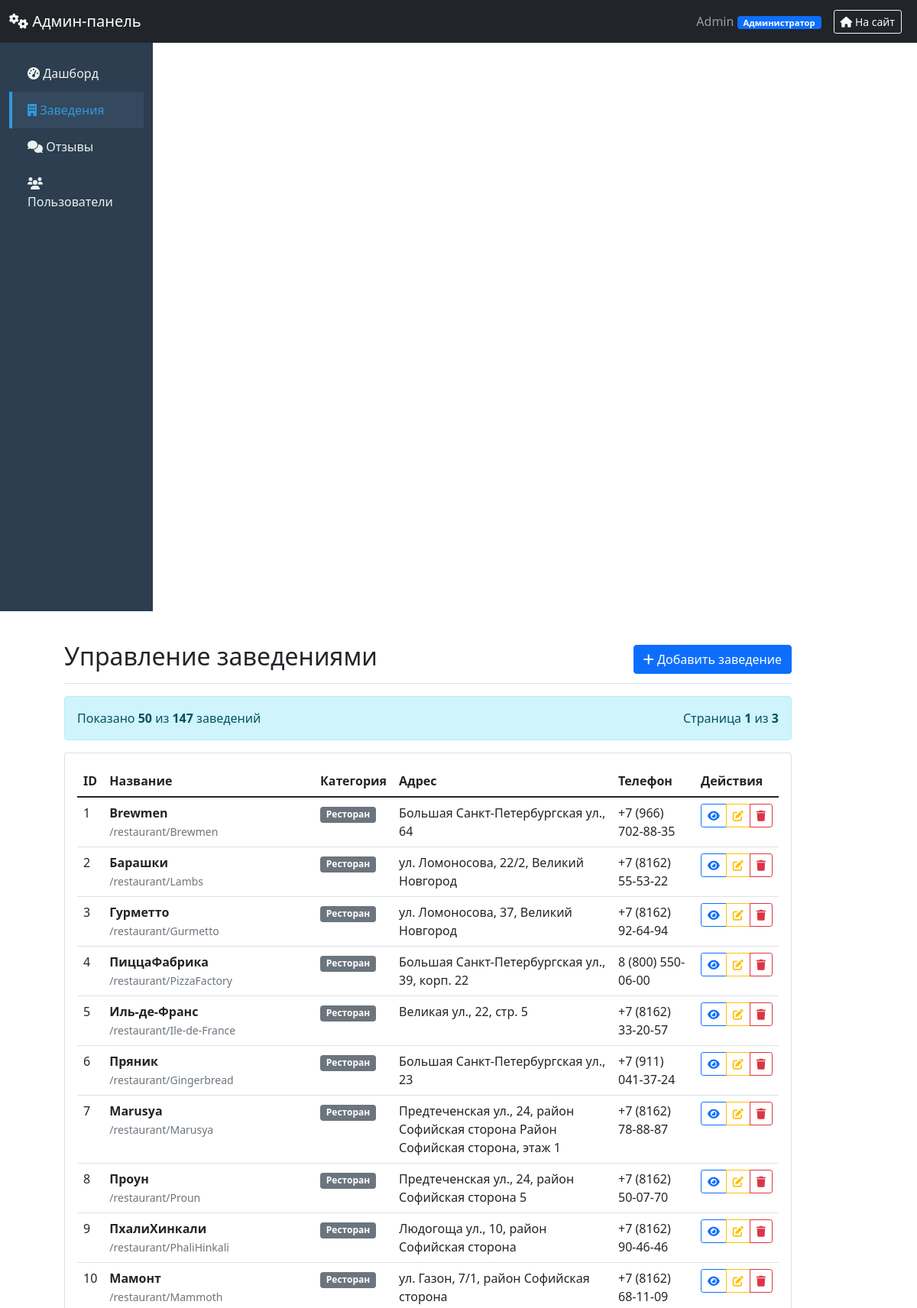
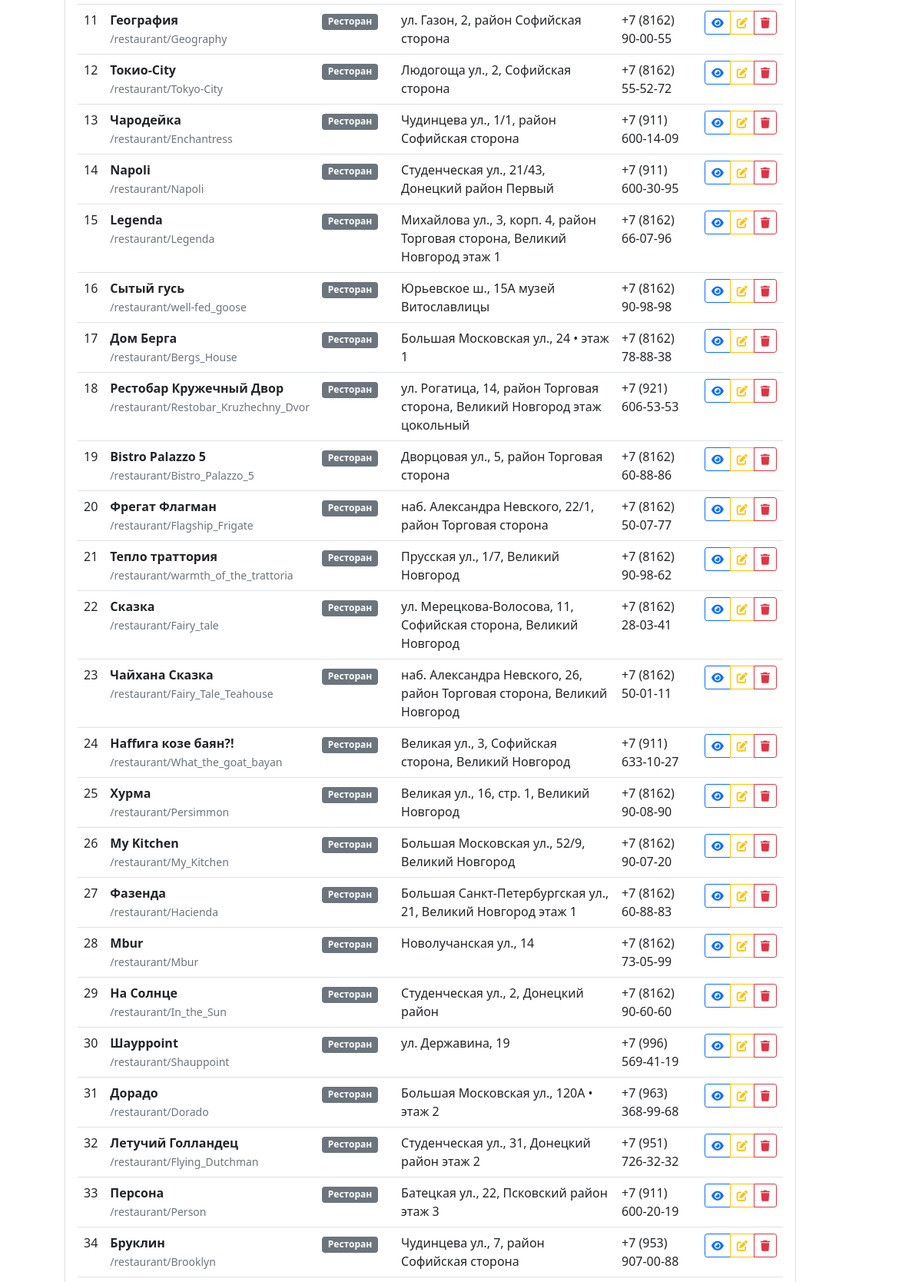
Screenshot of /admin/places (signed in, upper part) with the database file from the repository (2 pictures, top to bottom).
### main.py (models this page shows, shortened)
class User(db.Model):
    id = db.Column(db.Integer, primary_key=True)
    username = db.Column(db.String(150), nullable=False, unique=True)
    password = db.Column(db.String(150), nullable=False)
    role = db.Column(db.String(50), default='trainee')  # trainee, moderator, editor, admin
    created_at = db.Column(db.DateTime, default=datetime.utcnow)
    last_login = db.Column(db.DateTime)
    @property
    def role_display(self):
        return get_role_display_name(self.role)

class Place(db.Model):
    __tablename__ = 'place'
    id = db.Column(db.Integer, primary_key=True)
    title = db.Column(db.String(100), nullable=True)
    slug = db.Column(db.String(100), unique=True, nullable=True)  # Для английских URL
    description = db.Column(db.Text, nullable=True)
    tags = db.Column(db.Text, nullable=True)
    telephone = db.Column(db.String(20), nullable=True)
    address = db.Column(db.String(200), nullable=True)
    image_path = db.Column(db.String(200), nullable=True)
    additional_images = db.Column(db.JSON, default=list)
    category = db.Column(db.String(50), nullable=False, default='Restaurant')
    category_en = db.Column(db.String(50), nullable=False, default='Restaurant')
    latitude = db.Column(db.Float)  # широта для карт
    longitude = db.Column(db.Float)  # долгота для карт
    working_hours = db.Column(db.JSON)  # {"пн-пт": "10:00-22:00", "сб-вс": "11:00-23:00"}
    menu_pdf_path = db.Column(db.String(255))  # Пдф файлы
    CATEGORY_MAPPING = {
        'Ресторан': 'Restaurant',
        'Кафе': 'Cafe',
        'Магазин': 'Shop',
        'Музей': 'Museum',
        'Театр': 'Theatre',
        'Библиотека': 'Library',
        'Парк': 'Park',
        'Кинотеатр': 'Cinema',
        'Спортплощадка': 'Sports',
        'Церковь': 'Church',
        'Гостиница': 'Hotel',
        'Иконка': 'Icon'
    }

### main.py (the view)
@app.route('/admin/places')
@admin_required
def admin_places():
    user = User.query.filter_by(username=session['username']).first()
    if user.role not in ['trainee', 'moderator', 'editor', 'admin']:
        return render_template('Error.html', error_code=403, error_message="Доступ запрещён"), 403
    page = request.args.get('page', 1, type=int)
    per_page = 50
    places_pagination = Place.query.paginate(
        page=page,
        per_page=per_page,
        error_out=False
    )
    return render_template('admin_places.html',
                           current_user=user,
                           places=places_pagination.items,
                           pagination=places_pagination)

### main.py (called while the page is built)
def get_role_display_name(role):
    return ROLE_PERMISSIONS.get(role, {}).get('name', role)

def admin_required(f):
    @wraps(f)
    def decorated_function(*args, **kwargs):
        if 'username' not in session:
            flash('Требуется авторизация', 'error')
            return redirect(url_for('index'))
        user = User.query.filter_by(username=session['username']).first()
        from flask import g
        g.current_user = user
        return f(*args, **kwargs)
    return decorated_function

@app.context_processor
def utility_processor():
    def generate_category_en_for_template(category_name):
        """Генерация английского названия категории для шаблонов"""
        return generate_category_en(category_name)
    return {'generate_category_en_for_template': generate_category_en_for_template}

### templates/admin_places.html (shortened to what this page needs)
{% extends "base_admin.html" %}
{% block content %}
<div class="d-flex justify-content-between flex-wrap flex-md-nowrap align-items-center pt-3 pb-2 mb-3 border-bottom">
    <h1 class="h2">Управление заведениями</h1>
    {% if current_user.role in ['trainee', 'moderator', 'editor', 'admin'] %}
    <a href="{{ url_for('add_place') }}" class="btn btn-primary">
        <i class="fas fa-plus"></i> Добавить заведение
    </a>
    {% endif %}
</div>
<div class="alert alert-info d-flex justify-content-between align-items-center">
    <span>
        Показано <strong>{{ places|length }}</strong> из <strong>{{ pagination.total }}</strong> заведений
    </span>
    <span>
        Страница <strong>{{ pagination.page }}</strong> из <strong>{{ pagination.pages }}</strong>
    </span>
</div>
<div class="card">
    <div class="card-body">
        <div class="table-responsive">
            <table class="table table-hover">
                <thead>
                    <tr>
                        <th>ID</th>
                        <th>Название</th>
                        <th>Категория</th>
                        <th>Адрес</th>
                        <th>Телефон</th>
                        <th>Действия</th>
                    </tr>
                </thead>
                <tbody>
                    {% for place in places %}
                    <tr>
                        <td>{{ place.id }}</td>
                        <td>
                            <strong>{{ place.title or 'Без названия' }}</strong>
                            {% if place.slug %}
                            <br><small class="text-muted">/{{ place.category_en }}/{{ place.slug }}</small>
                            {% endif %}
                        </td>
                        <td>
                            <span class="badge bg-secondary">{{ place.category }}</span>
                        </td>
                        <td>{{ place.address or '—' }}</td>
                        <td>{{ place.telephone or '—' }}</td>
                        <td>
                            <div class="btn-group btn-group-sm">
                            <a href="{{ url_for('place_page_by_slug', category_en=place.category_en, slug=place.slug) if place.slug else url_for('restaurant_page', id=place.id) }}"
                               class="btn btn-outline-primary" target="_blank" title="Просмотр на сайте">
                                <i class="fas fa-eye"></i>
                            </a>
                            {% if current_user.role in ['moderator', 'editor', 'admin'] %}
                            <button class="btn btn-outline-warning edit-place"
                                    data-place-id="{{ place.id }}"
                                    data-place-title="{{ place.title or '' }}"
                                    data-place-description="{{ place.description or '' }}"
                                    data-place-category="{{ place.category }}"
                                    data-place-category-en="{{ place.category_en }}"
                                    data-place-telephone="{{ place.telephone or '' }}"
                                    data-place-address="{{ place.address or '' }}"
                                    data-place-slug="{{ place.slug or '' }}"
                                    data-place-tags="{{ place.tags or '' }}"
                                    data-place-menu="{{ place.menu_pdf_path or '' }}"
                                    title="Редактировать заведение">
                                <i class="fas fa-edit"></i>
                            </button>
                            {% endif %}
                            {% if current_user.role in ['moderator', 'editor', 'admin'] %}
                            <button class="btn btn-outline-danger delete-place"
                                    data-place-id="{{ place.id }}"
                                    data-place-title="{{ place.title or 'Без названия' }}"
                                    title="Удалить заведение">
                                <i class="fas fa-trash"></i>
                            </button>
                            {% endif %}
                        </div>
                        </td>
                    </tr>
                    {% endfor %}
                </tbody>
            </table>
        </div>
    </div>
</div>
{% endblock %}

### templates/base_admin.html (shortened to what this page needs)
<!DOCTYPE html>
<html lang="ru">
<head>
    <link href="https://cdn.jsdelivr.net/npm/bootstrap@5.1.3/dist/css/bootstrap.min.css" rel="stylesheet">
    <link href="https://cdnjs.cloudflare.com/ajax/libs/font-awesome/6.0.0/css/all.min.css" rel="stylesheet">
</head>
<body>
    <nav class="navbar navbar-dark bg-dark">
        <div class="container-fluid">
            <a class="navbar-brand" href="{{ url_for('admin_dashboard') }}">
                <i class="fas fa-cogs"></i> Админ-панель
            </a>
            <div class="d-flex align-items-center">
                <div class="role-tooltip-container">
                    <span class="navbar-text me-3" id="roleBadge" data-role="{{ current_user.role }}">
                        {{ current_user.username }}
                        <span class="badge bg-primary role-badge">
                            {{ current_user.role_display }}
                        </span>
                    </span>
                </div>
                <a href="{{ url_for('index') }}" class="btn btn-outline-light btn-sm me-2">
                    <i class="fas fa-home"></i> На сайт
                </a>
            </div>
        </div>
    </nav>
    <div class="container-fluid">
        <div class="row">
            <div class="col-md-3 col-lg-2 sidebar d-md-block">
                <div class="position-sticky pt-3">
                    <ul class="nav flex-column">
                        <li class="nav-item">
                            <a class="nav-link {{ 'active' if request.endpoint == 'admin_dashboard' }}"
                               href="{{ url_for('admin_dashboard') }}">
                                <i class="fas fa-tachometer-alt"></i> Дашборд
                            </a>
                        </li>
                        <li class="nav-item">
                            <a class="nav-link {{ 'active' if request.endpoint == 'admin_places' }}"
                               href="{{ url_for('admin_places') }}">
                                <i class="fas fa-building"></i> Заведения
                            </a>
                        </li>
                        {% if current_user.role in ['moderator', 'editor', 'admin'] %}
                        <li class="nav-item">
                            <a class="nav-link {{ 'active' if request.endpoint == 'admin_reviews_page' }}"
                               href="{{ url_for('admin_reviews_page') }}">
                                <i class="fas fa-comments"></i> Отзывы
                            </a>
                        </li>
                        {% endif %}
                        {% if current_user.role in ['moderator', 'editor', 'admin'] %}
                        <li class="nav-item">
                            <a class="nav-link {{ 'active' if request.endpoint == 'admin_users' }}"
                               href="{{ url_for('admin_users') }}">
                                <i class="fas fa-users"></i> Пользователи
                            </a>
                        </li>
                        {% endif %}
                    </ul>
                </div>
            </div>
            <main class="col-md-9 ms-sm-auto col-lg-10 px-md-4 py-4">
                {% block content %}{% endblock %}
            </main>
        </div>
    </div>
</body>
</html>

### templates/base_admin.html (style rules this page uses)
.sidebar { width: 200px; min-height: calc(100vh - 56px); background: #2c3e50; }
.sidebar .nav-link { color: #ecf0f1; padding: 12px 20px; border-left: 4px solid transparent; }
.sidebar .nav-link.active { background: #34495e; border-left-color: #3498db; color: #3498db; }
.role-badge { font-size: 0.7em; padding: 3px 8px; }
.col-md-9 { margin-left: 60px !important; }
.role-tooltip-container { position: relative; display: inline-block; cursor: pointer; }
.role-badge { cursor: pointer; transition: all 0.2s ease; }

### rows the page displays
User: username "Admin", role_display "Администратор"
Place: id "1", title "Brewmen", category_en "restaurant", slug "Brewmen", category "Ресторан", address "Большая Санкт-Петербургская ул., 64", telephone "+7 (966) 702-88-35"
Place: id "2", title "Барашки", category_en "restaurant", slug "Lambs", category "Ресторан", address "ул. Ломоносова, 22/2, Великий Новгород", telephone "+7 (8162) 55-53-22"
Place: id "3", title "Гурметто", category_en "restaurant", slug "Gurmetto", category "Ресторан", address "ул. Ломоносова, 37, Великий Новгород", telephone "+7 (8162) 92-64-94"
Place: id "4", title "ПиццаФабрика", category_en "restaurant", slug "PizzaFactory", category "Ресторан", address "Большая Санкт-Петербургская ул., 39, корп. 22", telephone "8 (800) 550-06-00"
Place: id "5", title "Иль-де-Франс", category_en "restaurant", slug "Ile-de-France", category "Ресторан", address "Великая ул., 22, стр. 5", telephone "+7 (8162) 33-20-57"
Place: id "6", title "Пряник", category_en "restaurant", slug "Gingerbread", category "Ресторан", address "Большая Санкт-Петербургская ул., 23", telephone "+7 (911) 041-37-24"
Place: id "7", title "Marusya", category_en "restaurant", slug "Marusya", category "Ресторан", address "Предтеченская ул., 24, район Софийская сторона Район Софийская сторона, этаж 1", telephone "+7 (8162) 78-88-87"
Place: id "8", title "Проун", category_en "restaurant", slug "Proun", category "Ресторан", address "Предтеченская ул., 24, район Софийская сторона 5", telephone "+7 (8162) 50-07-70"
Place: id "9", title "ПхалиХинкали", category_en "restaurant", slug "PhaliHinkali", category "Ресторан", address "Людогоща ул., 10, район Софийская сторона", telephone "+7 (8162) 90-46-46"
Place: id "10", title "Мамонт", category_en "restaurant", slug "Mammoth", category "Ресторан", address "ул. Газон, 7/1, район Софийская сторона", telephone "+7 (8162) 68-11-09"
Place: id "11", title "География", category_en "restaurant", slug "Geography", category "Ресторан", address "ул. Газон, 2, район Софийская сторона", telephone "+7 (8162) 90-00-55"
Place: id "12", title "Токио-City", category_en "restaurant", slug "Tokyo-City", category "Ресторан", address "Людогоща ул., 2, Софийская сторона", telephone "+7 (8162) 55-52-72"
Place: id "13", title "Чародейка", category_en "restaurant", slug "Enchantress", category "Ресторан", address "Чудинцева ул., 1/1, район Софийская сторона", telephone "+7 (911) 600-14-09"
Place: id "14", title "Napoli", category_en "restaurant", slug "Napoli", category "Ресторан", address "Студенческая ул., 21/43, Донецкий район Первый", telephone "+7 (911) 600-30-95"
Place: id "15", title "Legenda", category_en "restaurant", slug "Legenda", category "Ресторан", address "Михайлова ул., 3, корп. 4, район Торговая сторона, Великий Новгород этаж 1", telephone "+7 (8162) 66-07-96"
Place: id "16", title "Сытый гусь", category_en "restaurant", slug "well-fed_goose", category "Ресторан", address "Юрьевское ш., 15А музей Витославлицы", telephone "+7 (8162) 90-98-98"
Place: id "17", title "Дом Берга", category_en "restaurant", slug "Bergs_House", category "Ресторан", address "Большая Московская ул., 24 • этаж 1", telephone "+7 (8162) 78-88-38"
Place: id "18", title "Рестобар Кружечный Двор", category_en "restaurant", slug "Restobar_Kruzhechny_Dvor", category "Ресторан", address "ул. Рогатица, 14, район Торговая сторона, Великий Новгород этаж цокольный", telephone "+7 (921) 606-53-53"
Place: id "19", title "Bistro Palazzo 5", category_en "restaurant", slug "Bistro_Palazzo_5", category "Ресторан", address "Дворцовая ул., 5, район Торговая сторона", telephone "+7 (8162) 60-88-86"
Place: id "20", title "Фрегат Флагман", category_en "restaurant", slug "Flagship_Frigate", category "Ресторан", address "наб. Александра Невского, 22/1, район Торговая сторона", telephone "+7 (8162) 50-07-77"
Place: id "21", title "Тепло траттория", category_en "restaurant", slug "warmth_of_the_trattoria", category "Ресторан", address "Прусская ул., 1/7, Великий Новгород", telephone "+7 (8162) 90-98-62"
Place: id "22", title "Сказка", category_en "restaurant", slug "Fairy_tale", category "Ресторан", address "ул. Мерецкова-Волосова, 11, Софийская сторона, Великий Новгород", telephone "+7 (8162) 28-03-41"
Place: id "23", title "Чайхана Сказка", category_en "restaurant", slug "Fairy_Tale_Teahouse", category "Ресторан", address "наб. Александра Невского, 26, район Торговая сторона, Великий Новгород", telephone "+7 (8162) 50-01-11"
Place: id "24", title "Наffига козе баян?!", category_en "restaurant", slug "What_the_goat_bayan", category "Ресторан", address "Великая ул., 3, Софийская сторона, Великий Новгород", telephone "+7 (911) 633-10-27"
Place: id "25", title "Хурма", category_en "restaurant", slug "Persimmon", category "Ресторан", address "Великая ул., 16, стр. 1, Великий Новгород", telephone "+7 (8162) 90-08-90"
Place: id "26", title "My Kitchen", category_en "restaurant", slug "My_Kitchen", category "Ресторан", address "Большая Московская ул., 52/9, Великий Новгород", telephone "+7 (8162) 90-07-20"
Place: id "27", title "Фазенда", category_en "restaurant", slug "Hacienda", category "Ресторан", address "Большая Санкт-Петербургская ул., 21, Великий Новгород этаж 1", telephone "+7 (8162) 60-88-83"
Place: id "28", title "Mbur", category_en "restaurant", slug "Mbur", category "Ресторан", address "Новолучанская ул., 14", telephone "+7 (8162) 73-05-99"
Place: id "29", title "На Солнце", category_en "restaurant", slug "In_the_Sun", category "Ресторан", address "Студенческая ул., 2, Донецкий район", telephone "+7 (8162) 90-60-60"
Place: id "30", title "Шаурpoint", category_en "restaurant", slug "Shauрpoint", category "Ресторан", address "ул. Державина, 19", telephone "+7 (996) 569-41-19"
Place: id "31", title "Дорадо", category_en "restaurant", slug "Dorado", category "Ресторан", address "Большая Московская ул., 120А • этаж 2", telephone "+7 (963) 368-99-68"
Place: id "32", title "Летучий Голландец", category_en "restaurant", slug "Flying_Dutchman", category "Ресторан", address "Студенческая ул., 31, Донецкий район этаж 2", telephone "+7 (951) 726-32-32"
Place: id "33", title "Персона", category_en "restaurant", slug "Person", category "Ресторан", address "Батецкая ул., 22, Псковский район этаж 3", telephone "+7 (911) 600-20-19"
Place: id "34", title "Бруклин", category_en "restaurant", slug "Brooklyn", category "Ресторан", address "Чудинцева ул., 7, район Софийская сторона", telephone "+7 (953) 907-00-88"

### other values shown
{{ places|length }} "50"
{{ pagination.total }} "147"
{{ pagination.page }} "1"
{{ pagination.pages }} "3"
